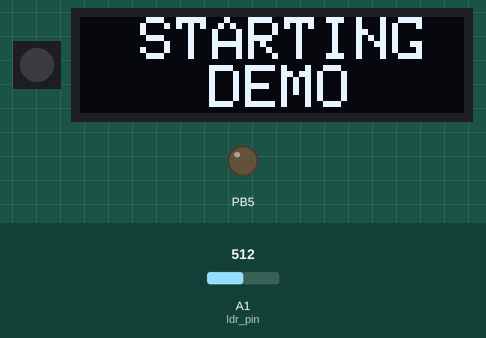
The sketch below on a simulated ATtiny85, built with avr-gcc and run on an emulated ATtiny85. On the bench: 1 RGB LEDs in strip order, left to right, 128×32 one-colour display, output pins drawn as LEDs (lit = HIGH). The inputs (shaded band) are chosen by the test bench; at power-on: A1 (ldr_pin) = 512. Dim RGB values are drawn brighter than linear; what the sketch prints to the serial monitor is not drawn.

Above: at 2.2 s.
At 10.5 s:
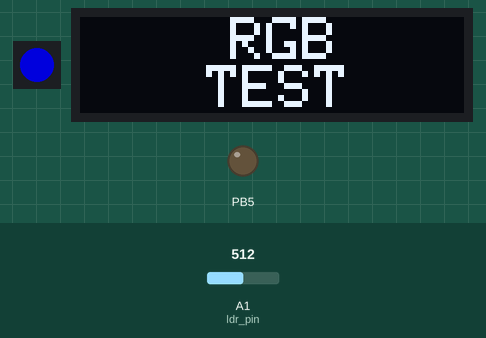
10.6 s: A1 (ldr_pin) set to 716
At 17.5 s:
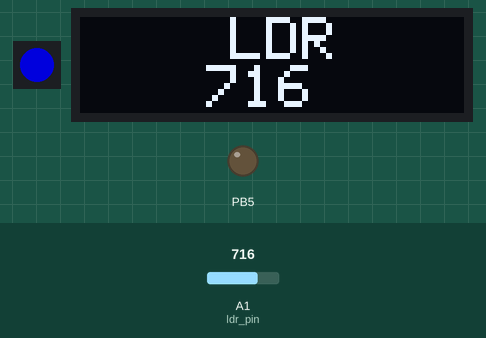
19.2 s: A1 (ldr_pin) set to 900
At 20.1 s:
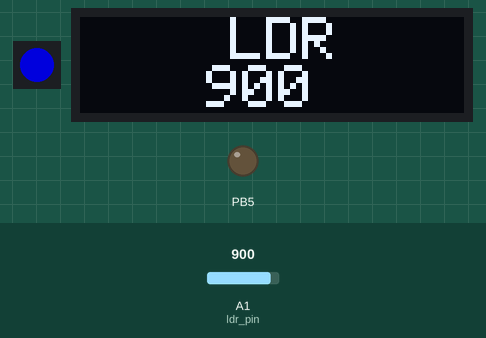
Timing chart, 0 to 91.2 s (numbered marks = the images above; inputs shaded):
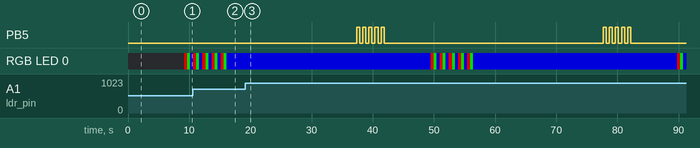

The sketch:

Sensor_Stack_Demo.ino
```cpp
#include <Wire.h>
#include <Adafruit_SSD1306.h>
#include <Adafruit_GFX.h>
#include <Adafruit_NeoPixel.h>
#ifdef __AVR__
#include <avr/power.h>
#endif

#define SCREEN_WIDTH 128 // OLED display width, in pixels
#define SCREEN_HEIGHT 32 // OLED display height, in pixels
#define OLED_RESET     4 // Reset pin # (or -1 if sharing Arduino reset pin)


Adafruit_SSD1306 display(SCREEN_WIDTH, SCREEN_HEIGHT, &Wire, OLED_RESET);

#define OLED_ADDR   0x3C
//Adafruit_SSD1306 display(-1);
#if (SSD1306_LCDHEIGHT != 32)
#error("Height incorrect, please fix Adafruit_SSD1306.h!");
#endif
//Adafruit_SSD1306 display(-1);
//
//#if (SSD1306_LCDHEIGHT != 64)
////#error("Height incorrect, please fix Adafruit_SSD1306.h!");
//#endif
#define DEMO_CASE 1
#define BLINK_CASE 2
#define RGB_CASE 3
#define LDR_CASE 4
#define TEMP_CASE 5
#define BUZZER_CASE 6
#define TILT_CASE 7

static int case_value = 1;
int wait_time  = 5000;

int Blink_Pin = 2;
static boolean led_blink = true;

#define NUMPIXELS      1
#define RGB_Pin 33
int RGB_Power_Pin = 32;
Adafruit_NeoPixel pixels = Adafruit_NeoPixel(NUMPIXELS, RGB_Pin, NEO_GRB + NEO_KHZ800);

int Buzzer_Pin = 14;


int ldr_pin = 15;
int LDR_VALUE;

int Thermistor_Pin = 4;
int Vo;
float R2 = 10000;
float logR1, R1, T, Tc, Tf;
float c1 = 1.009249522e-03, c2 = 2.378405444e-04, c3 = 2.019202697e-07;

int Tilt_Pin = 13;
int Tilt_data;
String Tilt_String;
char linebuf[80];
int charcount = 0;

int blink_delay = 500;
int rgb_delay = 500;
int buzzer_delay = 500;


void setup() {
  Serial.begin(115200);

  pinMode(Blink_Pin, OUTPUT);
  pinMode(RGB_Pin, OUTPUT);
  pinMode(RGB_Power_Pin, OUTPUT);
  pinMode(Buzzer_Pin, OUTPUT);
  pinMode(ldr_pin, INPUT);
  pinMode(Thermistor_Pin, INPUT);
  pinMode(Tilt_Pin, INPUT);

#if defined (__AVR_ATtiny85__)
  if (F_CPU == 16000000) clock_prescale_set(clock_div_1);
#endif
  // End of trinket special code

  pixels.begin();

  display.begin(SSD1306_SWITCHCAPVCC, OLED_ADDR);
  display.clearDisplay();
  display.display();
  display.setTextSize(2);
  display.setTextColor(WHITE);

  display.setCursor(32, 0);
  display.print("SENSOR");
  display.display();
  display.setCursor(37, 16);
  display.print("STACK");
  display.display();
  Serial.println("SENSOR STACK");
  delay(2000);
  display.clearDisplay();
  //  display.setTextSize(2);
  //  display.setTextColor(WHITE);
}

void loop() {


  switch (case_value)
  {
    case DEMO_CASE:// oled demo
      Serial.println("STARTING DEMO");
      display.setCursor(20, 0);
      display.print("STARTING");
      display.display();
      display.setCursor(43, 16);
      display.print("DEMO");
      display.display();
      case_value = BLINK_CASE;
      delay(2000);
      break;
    case BLINK_CASE: // blink demo

      Serial.println("BLINK TEST");
      display.clearDisplay();
      display.setCursor(37, 0);
      display.print("BLINK");
      display.display();
      display.setCursor(42, 16);
      display.print("TEST");
      display.display();

      for (int i = 0; i <= wait_time; i++)
      {
        digitalWrite(Blink_Pin, led_blink);
        led_blink = !led_blink;
        i += 500;
        delay(blink_delay);
      }
      case_value = RGB_CASE;
      break;
    case RGB_CASE:  // RGB demo
      Serial.println("RGB TEST");
      display.clearDisplay();
      display.setCursor(50, 0);
      display.print("RGB");
      display.display();
      display.setCursor(42, 16);
      display.print("TEST");
      display.display();
      digitalWrite(RGB_Power_Pin, HIGH);
      for (int i = 0; i <= wait_time; i++)
      {
        pixels.setPixelColor(0, pixels.Color(150, 0, 0)); // Moderately bright green color.

        pixels.show(); // This sends the updated pixel color to the hardware.

        delay(rgb_delay);
        pixels.setPixelColor(0, pixels.Color(0, 150, 0)); // Moderately bright green color.

        pixels.show(); // This sends the updated pixel color to the hardware.
        delay(rgb_delay);
        pixels.setPixelColor(0, pixels.Color(0, 0, 150)); // Moderately bright green color.

        pixels.show(); // This sends the updated pixel color to the hardware.
        i += 1000;
        delay(rgb_delay);
      }
      digitalWrite(RGB_Power_Pin, LOW);
      case_value = LDR_CASE;
      break;
    case LDR_CASE:  //  LDR demo
      display.clearDisplay();
      for (int i = 0; i <= wait_time; i++)
      {
        display.clearDisplay();
        int LDR_VALUE = analogRead(ldr_pin);
        display.setCursor(50, 0);
        display.print("LDR");
        display.display();
        display.setCursor(42, 16);
        display.print(LDR_VALUE);
        display.display();
        i += 500;
        Serial.print("LDR:- ");
        Serial.println(LDR_VALUE);
        delay(1000);
      }
      case_value = TEMP_CASE;
      break;
    case TEMP_CASE:  //  TEMP_CASE demo
      display.clearDisplay();
      Vo = analogRead(Thermistor_Pin);
      R1 = R2 * (4095.0 / (float)Vo - 1.0);
      logR1 = log(R1);
      T = (1.0 / (c1 + c2 * logR1 + c3 * logR1 * logR1 * logR1));
      Tc = T - 273.15;
      Tf = (Tc * 9.0) / 5.0 + 32.0;
      //      display.setCursor(0, 0);
      //      display.print("TEMPERATURE");
      display.setCursor(42, 0);
      display.print("TEMP");
      display.display();
      display.setCursor(25, 16);
      display.print(Tc);
      display.setCursor(90, 16);
      display.print("\176C");
      display.display();
      Serial.print("TEMP:- ");
      Serial.print(Tc);
      Serial.println(" *c");
      delay(wait_time);
      case_value = TILT_CASE;
      break;
    case TILT_CASE:  //  BUZZER_CASE demo
      display.clearDisplay();

      for (int i = 0; i <= wait_time; i++)
      {
        display.clearDisplay();
        Tilt_data = digitalRead(Tilt_Pin);
        if (Tilt_data == 1)
        {
          Tilt_String = "ON";
        }
        else
        {
          Tilt_String = "OFF";
        }
        display.setCursor(42, 0);
        display.print("TILT  ");
        display.display();
        display.setCursor(12, 16);
        display.print("SWITCH ");
        display.setCursor(90, 16);
        display.print(Tilt_String);
        display.display();
        Serial.print("TILT SWITCH:- ");
        Serial.println(Tilt_String);
        i += 500;
        delay(500);
      }
      case_value = BUZZER_CASE;
      break;
    case BUZZER_CASE:  //  BUZZER_CASE demo
      Serial.println("BUZZER TEST");
      display.clearDisplay();
      display.setCursor(30, 0);
      display.print("BUZZER ");
      display.display();
      display.setCursor(42, 16);
      display.print("TEST");
      display.display();
      for (int i = 0; i <= wait_time; i++)
      {
        digitalWrite(Buzzer_Pin, led_blink);
        led_blink = !led_blink;
        i += 500;
        delay(buzzer_delay);
      }
      case_value = DEMO_CASE;
      display.clearDisplay();
      break;
    default:
      break;

  }
  // delay(wait_time);
}
```

Measured:
- what the display in image 0 shows lasts 2.0 s, from 2.1 s to 4.1 s
- what the display in image 2 shows lasts 1.0 s, from 16.7 s to 17.7 s
